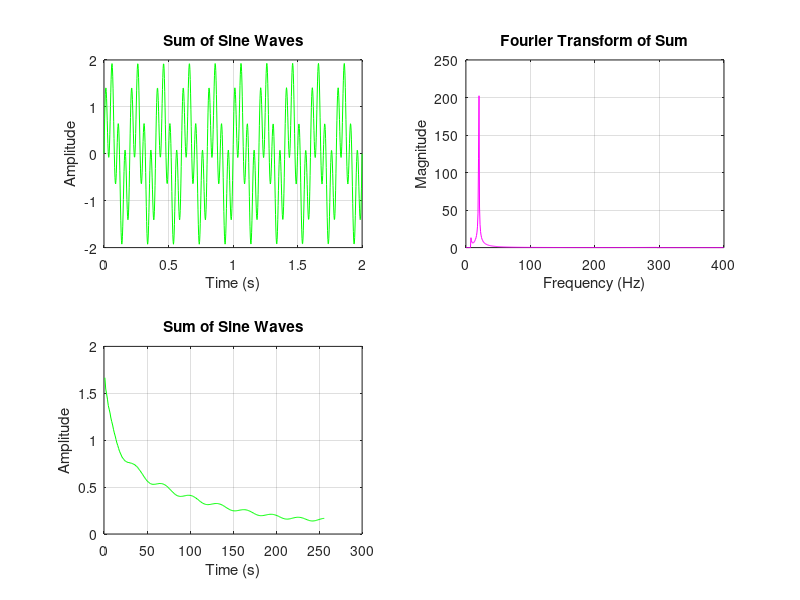

Write the MATLAB code that produced this figure. (Note: this script raises an error after producing the figure.)

f1 = 5; 
f2 = 20; 
A = 1;
duration = 2;
fs = (max(f1,f2))*20; 
%defining N point fft
N=512;

t = linspace(0, duration, duration * fs);


sine_wave1 = A * sin(2 * pi * f1 * t);
sine_wave2 = A * sin(2 * pi * f2 * t);


sum_wave = sine_wave1 + sine_wave2;


ft=abs( fft(sum_wave,N));
% ft= ft(1:length(ft)/2+1);
f=(0:length(ft)-1)*fs/N;

ft(1:10)=0;
ft(380:end)=0;
ift=abs(ifft(ft,N));
fn=(0:length(ift)/2)*fs/N;
% ift=ift(1:length(ift)/2+1);




subplot(2,2,1);
plot(t, sum_wave, 'g');
xlabel('Time (s)');
ylabel('Amplitude');
title('Sum of Sine Waves');
grid on;

subplot(2,2,2);

plot(f,ft, 'm');
xlabel('Frequency (Hz)');
ylabel('Magnitude');
title('Fourier Transform of Sum');
grid on;
subplot(2,2,3);
plot( ift(1:N/2), 'g');
xlabel('Time (s)');
ylabel('Amplitude');
title('Sum of Sine Waves');
grid on;



sgtitle('Anish Ojha: Sinusoids and Fourier Transform');
